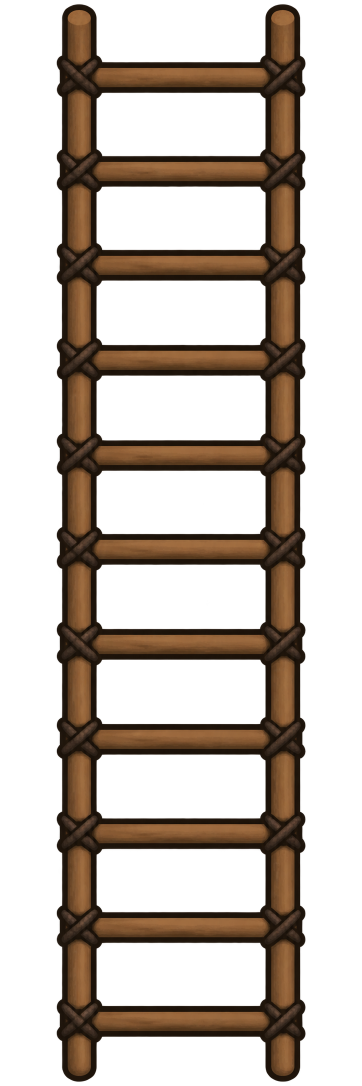
#> input picture src/RimMandrake/FlowWorks/art_source/LadderRig/wood_ladder_v1.png, 724 x 2172 px (shown at 1/2 size)
$ python slice.py out.png
#> lines starting #> are read from the running program, lines starting #| are printed output that depends on the picture
"""slice.py -- LADDER_RAILS_DRAWN_ON_THE_FACE: cut the generated front-view ladders (wood_ladder_v1.png, steel_ladder_v1.png,
rails_v1.png) into the tiles RM_LadderDraw prints: one rung period (seamless top to bottom, rung centred) and the top cap.
python3 slice.py <out dir>"""
import sys
import colorsys
import numpy as np
from PIL import Image

HERE = __file__.rsplit("/", 1)[0]
OUT = sys.argv[1]
W = 160   # px across the ladder in every tile


def rungs(a):
    h, w = a.shape
    col = a[:, w // 2 - 20:w // 2 + 20].mean(axis=1)
    rows = np.where(col > 128)[0]
    runs, s, p = [], None, None
    for r in rows:
        if s is None:
            s = r
        elif r != p + 1:
            runs.append((s + p) / 2)
            s = r
        p = r
    runs.append((s + p) / 2)
    return runs


def tone(im, sat, val):
    a = np.array(im).astype(float) / 255
    rgb = a[:, :, :3]
    mx, mn = rgb.max(axis=2), rgb.min(axis=2)
    grey = (mx + mn) / 2
    rgb = grey[:, :, None] + (rgb - grey[:, :, None]) * sat
    a[:, :, :3] = np.clip(rgb * val, 0, 1)
    return Image.fromarray((a * 255).astype(np.uint8), "RGBA")


def cut(src, name, sat=1.0, val=1.0):
#> called with name = 'Wood', sat = 0.55, val = 0.86
    im = Image.open(src).convert("RGBA")
#> im is the input picture: PIL image 724x2172 RGBA; mean R, G, B, A 29.2, 19.3, 11, 86.8
    a = np.array(im)[:, :, 3].astype(float)
    bb = im.split()[3].getbbox()
#> bb = (25, 6, 704, 2172)
    c = rungs(a)
#> in rungs, `col = a[:, w // 2 - 20:w // 2 + 20].mean(axis=1)`: col = 2172 values, max 255 at index 313, min 0 at index 0, mean 78.24
#> in rungs, `rows = np.where(col > 128)[0]`: rows = 671 values from 125 to 2072
#> the loop in rungs, `for r in rows:` made 671 passes
#> s on passes 1, 62, 123, 184, 245, 305, 366, 427, 488, 549, 611: 125, 312, 500, 690, 881, 1068, 1258, 1448, 1637, 1824, 2012
#> after the loop in rungs, `for r in rows:`: runs = [155, 342, 530, 720, 910.5, 1098, 1288, 1478, 1667, 1854.5]
#> c = [155, 342, 530, 720, 910.5, 1098, 1288, 1478, 1667, 1854.5, 2042]
    per = float(np.mean(np.diff(c)))
#> per = 188.7
    mid = c[len(c) // 2]
#> mid = 1098
    x0, x1 = bb[0], bb[2]
#> x0 = 25; x1 = 704
    tile = im.crop((x0, int(round(mid - per / 2)), x1, int(round(mid + per / 2))))
    cap = im.crop((x0, 0, x1, int(round(c[0] + per / 2))))
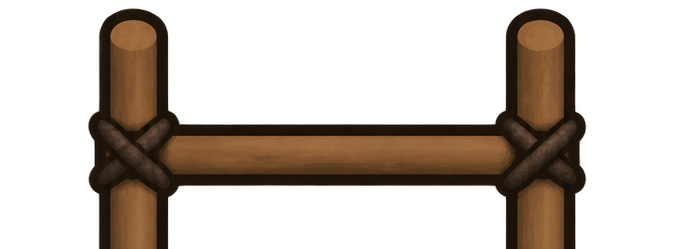
#> cap: PIL image 679x249 RGBA; mean R, G, B, A 27.6, 18.1, 10.2, 81.5; transparent parts drawn white
    th = int(round(W * per / (x1 - x0)))
#> th = 44
    tile = tone(tile.resize((W, th), Image.LANCZOS), sat, val)
    cap = tone(cap.resize((W, int(round(W * cap.height / (x1 - x0)))), Image.LANCZOS), sat, val)
    tile.save("%s/RM_LadderTile_%s.png" % (OUT, name))
    cap.save("%s/RM_LadderCap_%s.png" % (OUT, name))
    print(name, "period px", round(per, 1), "tile", tile.size, "cap", cap.size, "cap/tile", round(cap.height / tile.height, 3))
#| Wood period px 188.7 tile (160, 44) cap (160, 59) cap/tile 1.341


cut(HERE + "/wood_ladder_v1.png", "Wood", sat=0.55, val=0.86)
cut(HERE + "/steel_ladder_v1.png", "Steel")
#> call 2 of cut, with name = 'Steel', sat = 1, val = 1
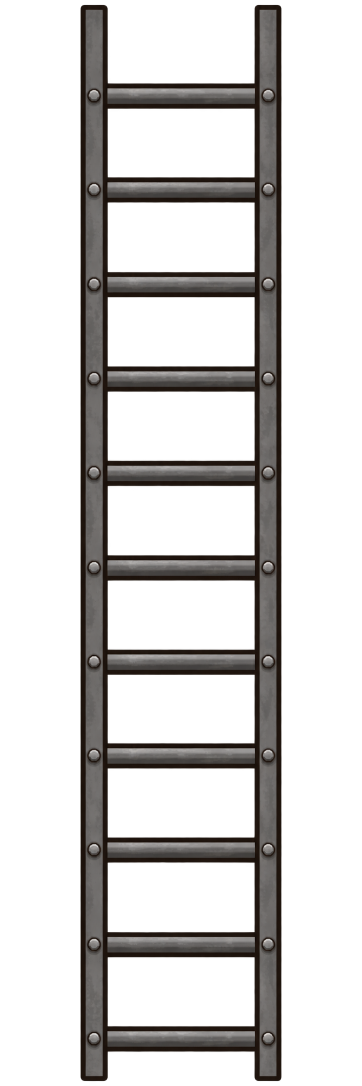
#> input picture src/RimMandrake/FlowWorks/art_source/LadderRig/steel_ladder_v1.png, 724 x 2172 px (shown at 1/2 size)
#> in cut, im is the input picture: PIL image 724x2172 RGBA; mean R, G, B, A 20, 18.5, 17.4, 63.3
#> in cut (call 2), `a = np.array(im)[:, :, 3].astype(float)`:
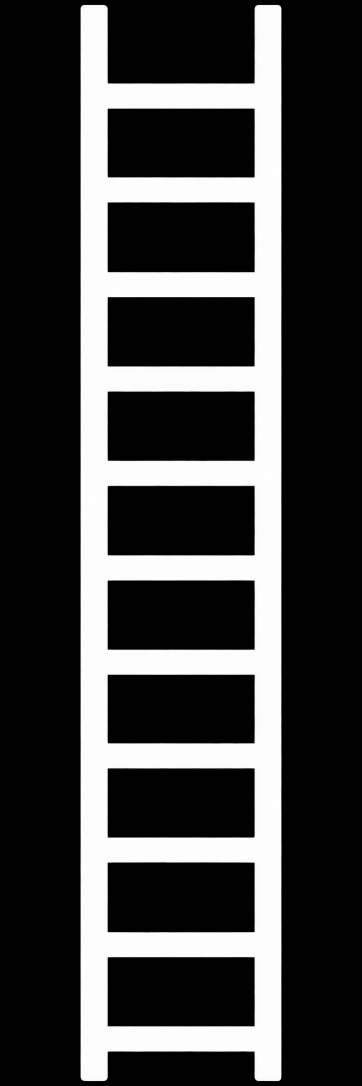
#> a: shape (2172, 724) float64 (shown at 1/2 size); min 0, max 255, mean 63.3
#> in cut (call 2), `bb = im.split()[3].getbbox()`: bb = (0, 7, 706, 2172)
#> the loop in rungs (call 2), `for r in rows:` made 549 passes
#> (r, s, p) on passes 1, 51: (167, 167, 167), (355, 355, 355)
#> s on passes 101, 151, 201, 251, 301, 351: 544, 733, 922, 1111, 1299, 1487
#> in cut (call 2), `c = rungs(a)`: c = [191.5, 379.5, 568.5, 757.5, 946.5, 1135.5, 1323.5, 1511.5, 1699.5, 1889, 2077.5]
#> in cut (call 2), `per = float(np.mean(np.diff(c)))`: per = 188.6
#> in cut (call 2), `mid = c[len(c) // 2]`: mid = 1135.5
#> in cut (call 2), `x0, x1 = bb[0], bb[2]`: x0 = 0; x1 = 706
#> in cut (call 2), `cap = im.crop((x0, 0, x1, int(round(c[0] + per / 2))))`:
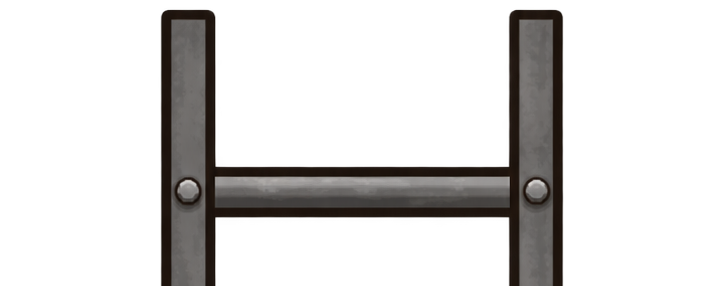
#> cap: PIL image 706x286 RGBA; mean R, G, B, A 17.5, 16.1, 15.2, 55.6; transparent parts drawn white
#> in cut (call 2), `th = int(round(W * per / (x1 - x0)))`: th = 43
#| Steel period px 188.6 tile (160, 43) cap (160, 65) cap/tile 1.512


def rails(src, hooks_src, tile_w=200, rail_w=24):
    """The fixed rail pair: one generated rail (rails_v1.png, left rail with its brackets) placed at each edge of a tile_w
    canvas, one bracket period tall; the cap carries the old rig's J hooks (RM_Ladder_north.png) over the rail tops."""
#> called with tile_w = 200, rail_w = 24
    im = Image.open(src).convert("RGBA")
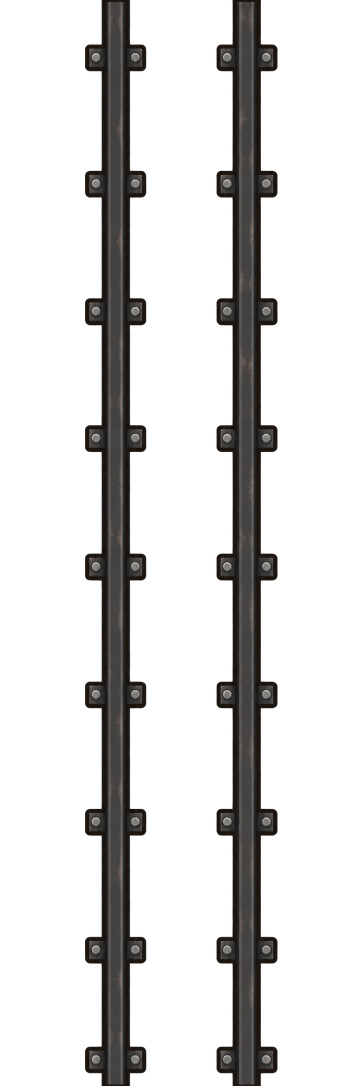
#> input picture src/RimMandrake/FlowWorks/art_source/LadderRig/rails_v1.png, 724 x 2172 px (shown at 1/2 size)
#> im is the input picture: PIL image 724x2172 RGBA; mean R, G, B, A 11, 10.3, 9.7, 49.2
    a = np.array(im)[:, :, 3]
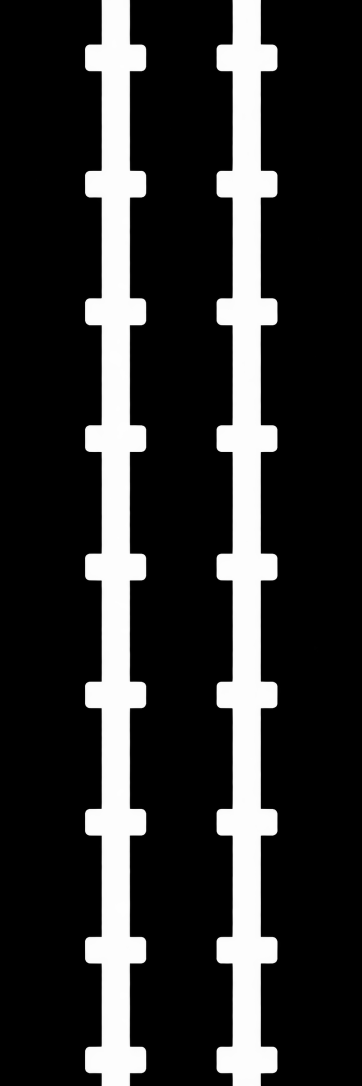
#> a: shape (2172, 724) (shown at 1/2 size); min 0, max 255, mean 49.2
    cols = np.where((a > 128).sum(axis=0) > 200)[0]
#> cols = 244 values from 170 to 554
    gap = np.where(np.diff(cols) > 3)[0][0]
#> gap = 121
    x0, x1 = cols[0], cols[gap]
#> x0 = 170; x1 = 291
    w = (a[:, x0:x1 + 1] > 128).sum(axis=1)
#> w = 2172 values, max 122 at index 97, min 56 at index 252, mean 70.97
    rows = np.where(w > w.min() + 10)[0]
#> rows = 479 values from 89 to 2145
    br, s, p = [], None, None
    for r in rows:
        if s is None:
            s = r
        elif r != p + 1:
            br.append((s + p) / 2)
            s = r
        p = r
#> this loop made 479 passes
#> (r, s, p) on passes 1, 54: (89, 89, 89), (342, 342, 342)
#> s on passes 107, 161, 214, 268, 321, 374: 597, 851, 1107, 1363, 1618, 1874
#> after the loop, br = [115, 368, 623.5, 877, 1133.5, 1389, 1644, 1900]
    br.append((s + p) / 2)
    per = float(np.mean(np.diff(br)))
#> per = 250.5
    mid = br[len(br) // 2]
#> mid = 1133.5
    strip = im.crop((x0, int(round(mid - per / 2)), x1 + 1, int(round(mid + per / 2))))
    k = rail_w / strip.width
#> k = 0.197
    th = int(round(strip.height * k))
#> th = 49
    strip = strip.resize((rail_w, th), Image.LANCZOS)
#> strip: PIL image 24x49 RGBA
    tile = Image.new("RGBA", (tile_w, th), (0, 0, 0, 0))
#> tile: PIL image 200x49 RGBA; every value is 0
    tile.alpha_composite(strip, (0, 0))
    tile.alpha_composite(strip.transpose(Image.FLIP_LEFT_RIGHT), (tile_w - rail_w, 0))
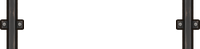
#> tile: PIL image 200x49 RGBA; mean R, G, B, A 7.9, 7.4, 7, 34.8; transparent parts drawn white
    tile.save("%s/RM_LadderRailTile.png" % OUT)
    # the cap: a hook over each rail top, then the rail down to half a period
#> (the run stopped early here; a loop or call above may not have finished)
